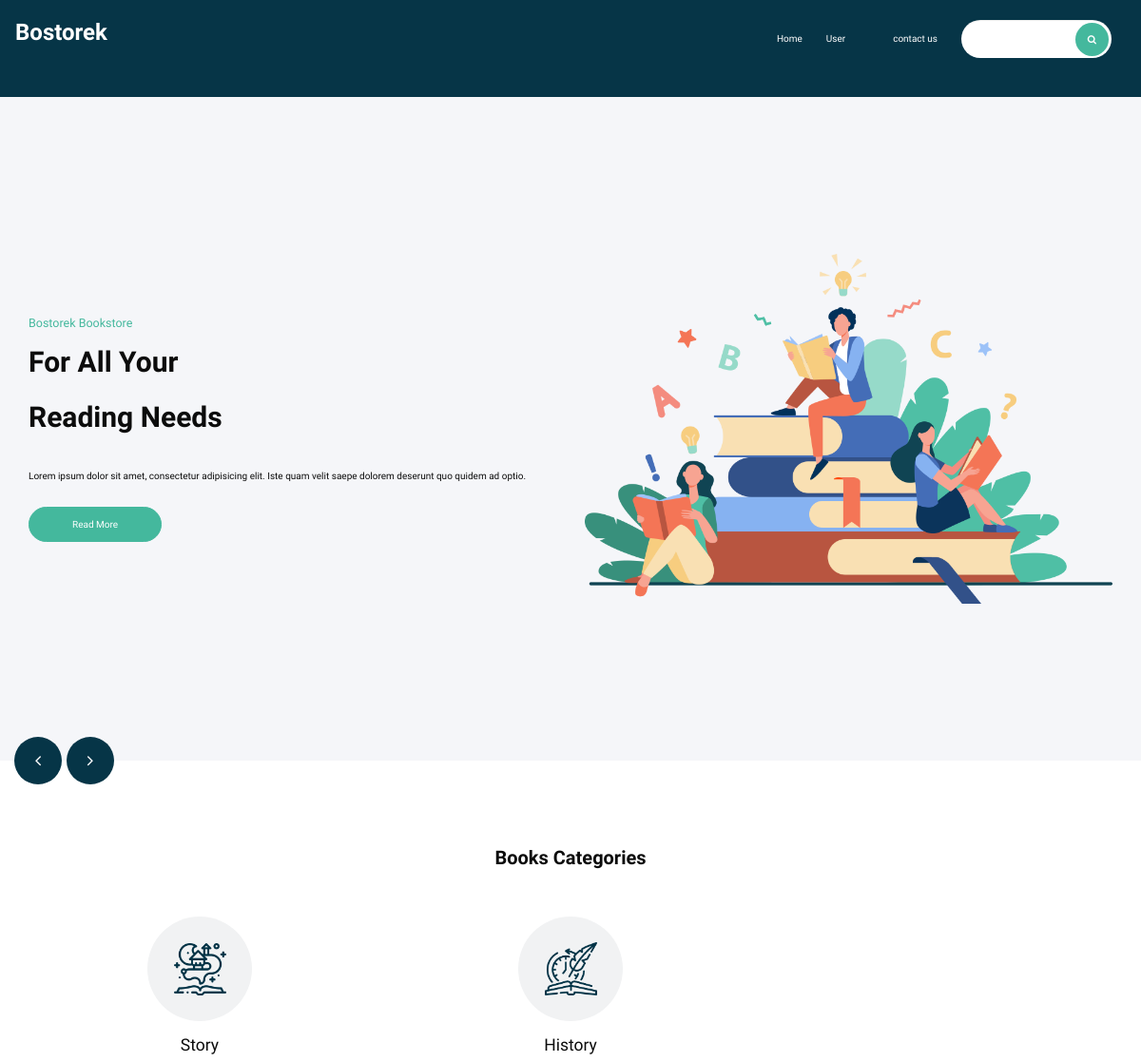
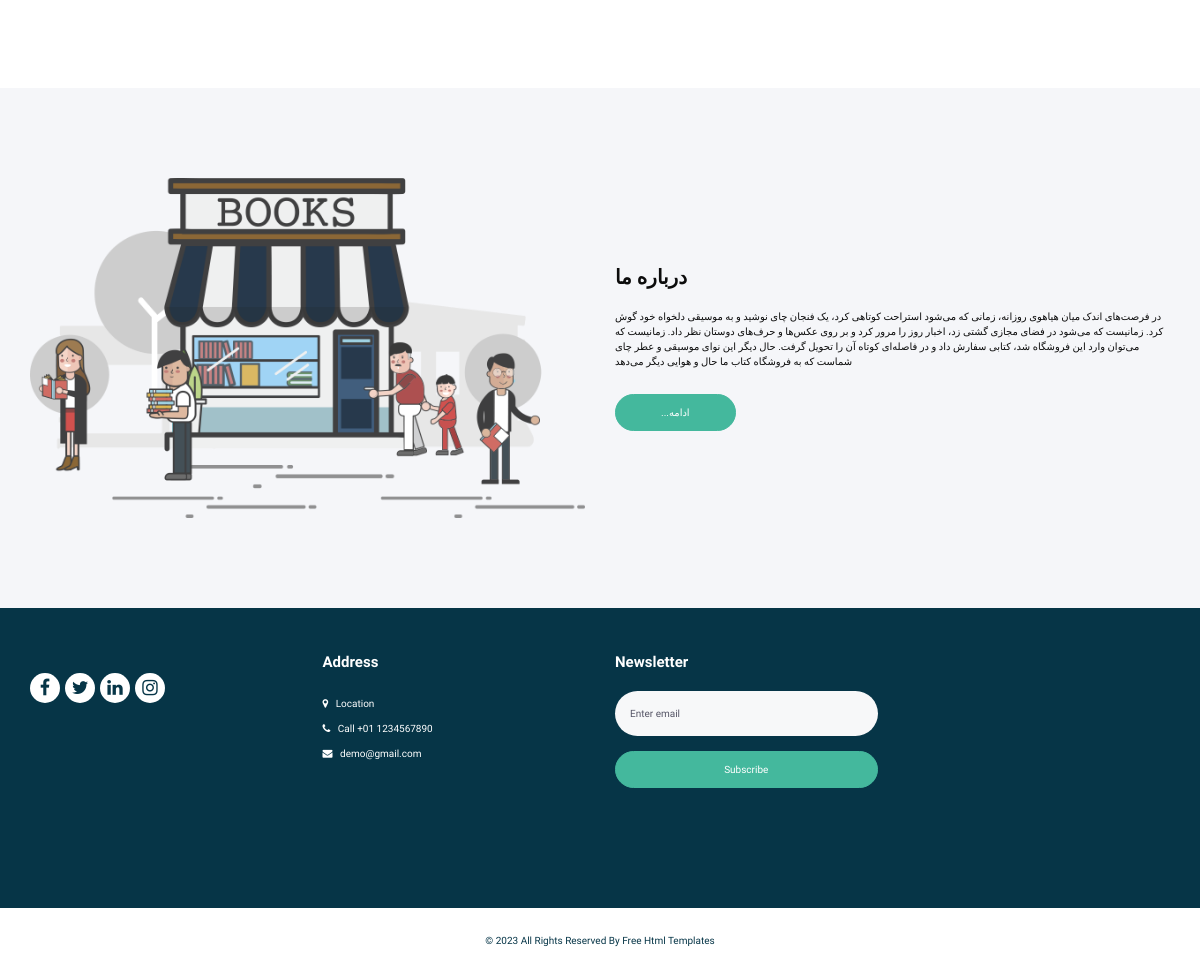
The page / on the database its author committed (2 pictures, top to bottom).
### Home/models.py (models this page shows, shortened)
class typeb(models.Model):
    onvan=models.CharField(max_length=80)
    aks1=models.ImageField(upload_to = "Home/typeb",default="Home/image/cat6.jpg",null=True)

### Home/views.py (the view)
# urls.py: path('', homepage),
def homepage(request):
    v=typeb.objects.all()
    return render(request ,"home/home.html",context={"category":v})

### Home/templates/home/home.html (shortened to what this page needs)
{% extends "home/master.html" %}
{% block content %}
{%load static%}
    <section class="slider_section ">
      <div id="customCarousel1" class="carousel slide" data-ride="carousel">
        <div class="carousel-inner">
          <div class="carousel-item active">
            <div class="container ">
              <div class="row">
                <div class="col-md-6">
                  <div class="detail-box">
                    <h5>
                      Bostorek Bookstore
                    </h5>
                    <h1>
                      For All Your <br>
                      Reading Needs
                    </h1>
                    <p>
                      Lorem ipsum dolor sit amet, consectetur adipisicing elit. Iste quam velit saepe dolorem deserunt quo quidem ad optio.
                    </p>
                    <a href="">
                      Read More
                    </a>
                  </div>
                </div>
                <div class="col-md-6">
                  <div class="img-box">
                    <img src="{% static 'home/images/slider-img.png' %}"  alt="">
                  </div>
                </div>
              </div>
            </div>
          </div>
        </div>
        <div class="carousel_btn_box">
          <a class="carousel-control-prev" href="#customCarousel1" role="button" data-slide="prev">
            <i class="fa fa-angle-left" aria-hidden="true"></i>
          </a>
          <a class="carousel-control-next" href="#customCarousel1" role="button" data-slide="next">
            <i class="fa fa-angle-right" aria-hidden="true"></i>
          </a>
        </div>
      </div>
    </section>
  </div>
  <section class="catagory_section layout_padding">
    <div class="catagory_container">
      <div class="container ">
        <div class="heading_container heading_center">
          <h2>
            Books Categories
          </h2>
        </div>
      <div class="row">
          {%for item in category %}
          <div class="col-sm-6 col-md-4 ">
            <div class="box ">
              <div class="img-box">
                <a href="{{item.onvan}}/"><img src="{{item.aks1.url}}" alt="" title="{{item.onvan}}"></a>
              </div>
                <h3>
                    {{item.onvan}}
                 </h3>
          </div>
        </div>
        {% endfor %}
      </div>
    </div>
  </section>
  <section class="about_section layout_padding">
    <div class="container ">
      <div class="row">
        <div class="col-md-6">
          <div class="img-box">
            <img src="{% static 'home/images/about-img.png' %}" alt="">
          </div>
        </div>
        <div class="col-md-6">
          <div class="detail-box">
            <div class="heading_container">
              <h2>
                درباره ما
              </h2>
            </div>
            <p dir="rtl">
              در فرصت‌های اندک میان هیاهوی روزانه، زمانی که می‌شود استراحت کوتاهی کرد، یک فنجان چای نوشید و به موسیقی دلخواه خود گوش کرد. زمانیست که می‌شود در فضای مجازی گشتی زد، اخبار روز را مرور کرد و بر روی عکس‌ها و حرف‌های دوستان نظر داد. زمانیست که می‌توان وارد این فروشگاه شد، کتابی سفارش داد و در فاصله‌ای کوتاه آن را تحویل گرفت. حال دیگر این نوای موسیقی و عطر چای شماست که به فروشگاه کتاب ما حال و هوایی دیگر می‌دهد
            </p>
            <a href="">
              ...ادامه
            </a>
          </div>
        </div>
      </div>
    </div>
  </section>
   {% endblock %}

### Home/templates/home/master.html (shortened to what this page needs)
<!DOCTYPE html>
<html>
<head>
  {% load static %}
<link rel="stylesheet" href="https://maxcdn.bootstrapcdn.com/bootstrap/3.3.7/css/bootstrap.min.css">
  <link rel="stylesheet" type="text/css" href="{% static 'home/css/bootstrap.css' %}"  >
  <link href="{% static 'home/css/font-awesome.min.css' %}" rel="stylesheet" >
  <link href="{% static 'home/css/style.css' %}" rel="stylesheet"/>
  <link href="{% static 'home/css/responsive.css' %}" rel="stylesheet" />
{%load static%}
</head>
<body >
  <div class="hero_area">
    <header class="header_section">
      <div class="container-fluid">
        <nav class="navbar navbar-expand-lg custom_nav-container ">
          <a class="navbar-brand" href="home.html">
            <span>
              Bostorek
            </span>
          </a>
          <div class="collapse navbar-collapse" id="navbarSupportedContent">
            <ul class="navbar-nav">
              <li class="nav-item active">
                <a class="nav-link pl-lg-0" href="/ "> Home <span class="sr-only">(current)</span></a>
              </li>
              <li class="nav-item active">
                <a class="nav-link pl-lg-0" href="/user "> User <span class="sr-only">(current)</span></a>
              </li>
              <li class="nav-item">
                <a class="nav-link" href="/contact"> contact us </a>
              </li>
            </ul>
            <from class="search_form">
              <input type="text" class="form-control" placeholder="">
              <button class="" type="submit">
                <i class="fa fa-search" aria-hidden="true"></i>
              </button>
            </from>
          </div>
        </nav>
      </div>
    </header>
    {%block content%}
    {% endblock %}
  <section class="info_section layout_padding2">
    <div class="container">
      <div class="row">
        <div class="col-md-6 col-lg-3 info-col">
          <div class="info_detail">
            <div class="info_social">
              <a href="">
                <i class="fa fa-facebook" aria-hidden="true"></i>
              </a>
              <a href="">
                <i class="fa fa-twitter" aria-hidden="true"></i>
              </a>
              <a href="">
                <i class="fa fa-linkedin" aria-hidden="true"></i>
              </a>
              <a href="">
                <i class="fa fa-instagram" aria-hidden="true"></i>
              </a>
            </div>
          </div>
        </div>
        <div class="col-md-6 col-lg-3 info-col">
          <div class="info_contact">
            <h4>
              Address
            </h4>
            <div class="contact_link_box">
              <a href="">
                <i class="fa fa-map-marker" aria-hidden="true"></i>
                <span>
                  Location
                </span>
              </a>
              <a href="">
                <i class="fa fa-phone" aria-hidden="true"></i>
                <span>
                  Call +01 1234567890
                </span>
              </a>
              <a href="">
                <i class="fa fa-envelope" aria-hidden="true"></i>
                <span>
                  demo@gmail.com
                </span>
              </a>
            </div>
          </div>
        </div>
        <div class="col-md-6 col-lg-3 info-col">
          <div class="info_contact">
            <h4>
              Newsletter
            </h4>
            <form action="#">
              <input type="text" placeholder="Enter email" />
              <button type="submit">
                Subscribe
              </button>
            </form>
          </div>
        </div>
        <div class="col-md-6 col-lg-3 info-col">
          <div class="map_container">
            <div class="map">
              <div id="googleMap"></div>
            </div>
          </div>
        </div>
      </div>
    </div>
  </section>
  <footer class="footer_section">
    <div class="container">
      <p>
        &copy; <span id="displayYear"></span> All Rights Reserved By
        <a href="https://html.design/">Free Html Templates</a>
      </p>
    </div>
  </footer>
</body>
</html>

### Home/static/home/css/responsive.css (style rules this page uses)
@media (min-width: 1200px) { .container { max-width: 1170px; } }

### rows shown on the page
typeb: aks1 (picture), onvan "Story"
typeb: aks1 (picture), onvan "History"
